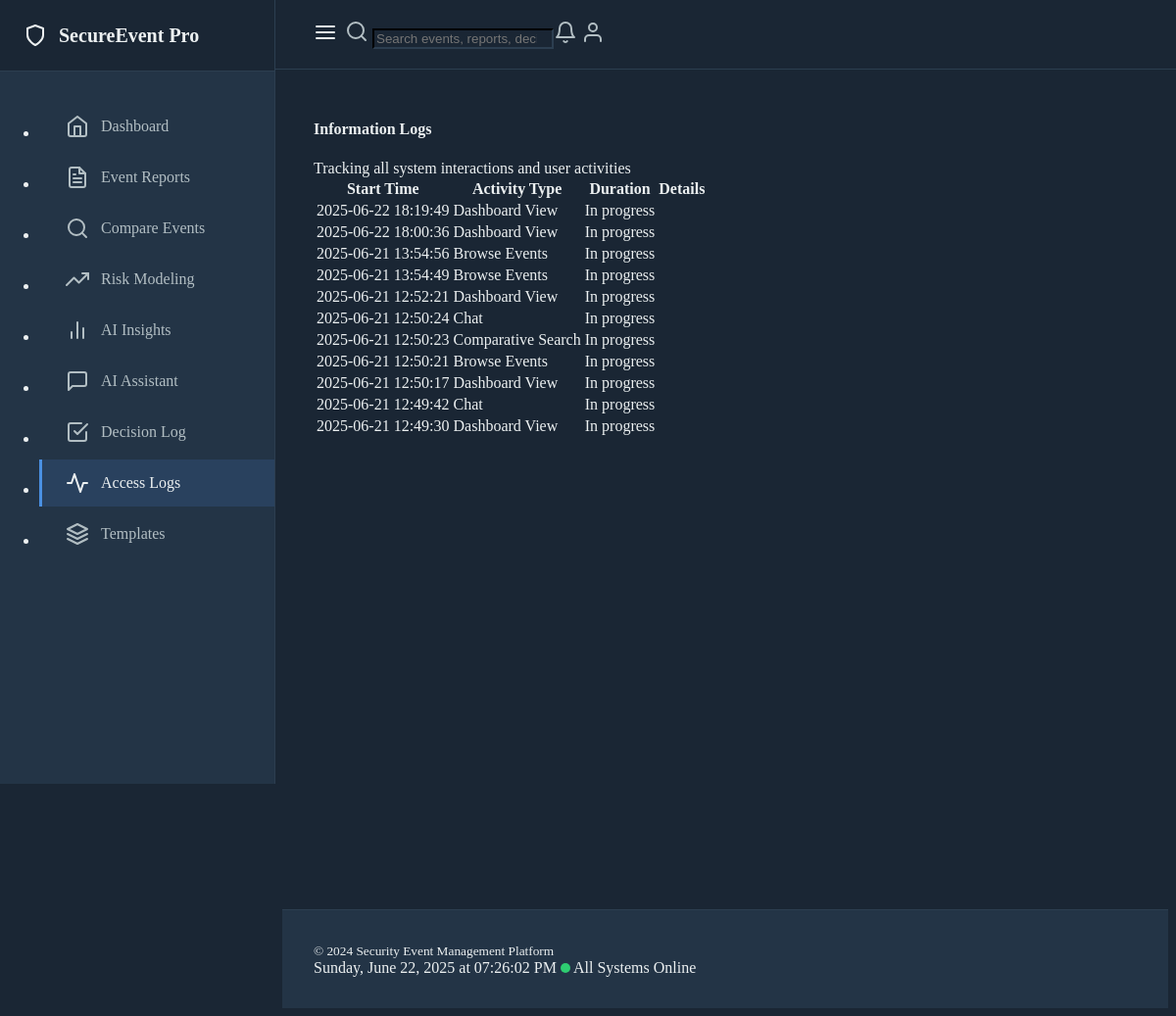
/access_logs, run on an earlier commit of the app's database.
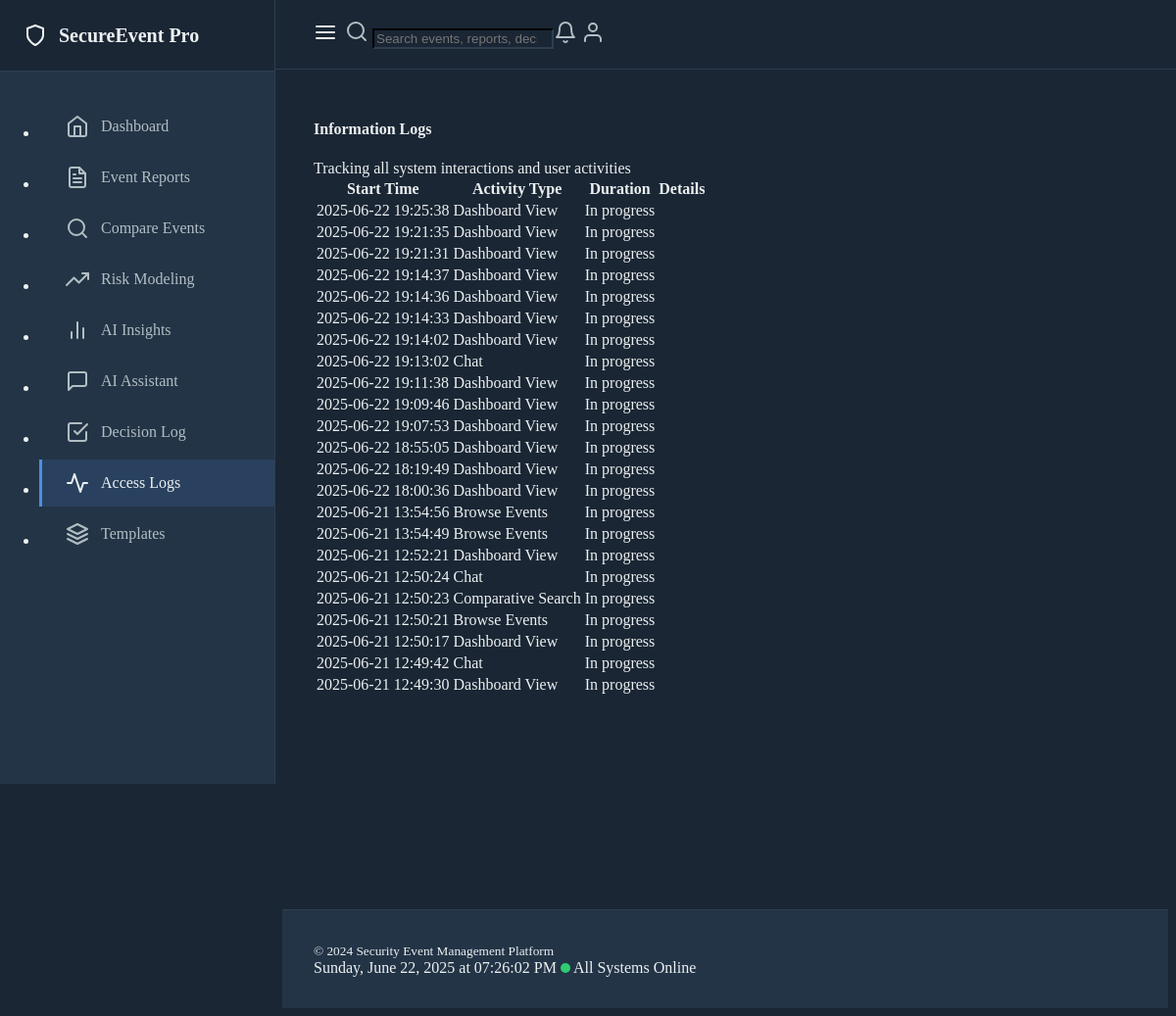
And on a later commit of the database.
### models.py (models this page shows, shortened)
class ActivityLog(db.Model):
    id = db.Column(db.Integer, primary_key=True)
    event_report_id = db.Column(db.Integer, db.ForeignKey('event_report.id'), nullable=True)
    activity_type = db.Column(db.String(50), nullable=False)
    started_at = db.Column(db.DateTime, default=datetime.utcnow)
    ended_at = db.Column(db.DateTime)
    duration_seconds = db.Column(db.Integer)
    user_identifier = db.Column(db.String(100))
    session_id = db.Column(db.String(100))
    search_query = db.Column(db.String(500))
    filters_applied = db.Column(db.JSON, default=dict)
    interaction_details = db.Column(db.JSON, default=dict)
    related_resources = db.Column(db.JSON, default=list)
    user_decisions = db.Column(db.JSON, default=list)
    notes = db.Column(db.Text)

### routes.py (the view)
@app.route("/access_logs")
def view_access_logs():
    logs = ActivityLog.query.order_by(ActivityLog.started_at.desc()).all()
    return render_template("access_log.html", logs=logs)

### routes.py (called while the page is built)
@app.before_request
def before_request():
    g.start_time = datetime.utcnow()
    g.activity_log = None

@app.after_request
def after_request(response):
    if hasattr(g, "activity_log") and g.activity_log:
        end_activity_tracking(g.activity_log)
    return response

### templates/access_log.html (shortened to what this page needs)
{% extends "base.html" %}
{% block content %}
<div class="container">
    <div class="d-flex justify-content-between align-items-center mb-4">
        <h4 class="mb-0">Information Logs</h4>
        <div class="text-muted">
            Tracking all system interactions and user activities
        </div>
    </div>
    <div class="table-responsive">
        <table class="table table-hover">
            <thead>
                <tr>
                    <th>Start Time</th>
                    <th>Activity Type</th>
                    <th>Duration</th>
                    <th>Details</th>
                </tr>
            </thead>
            <tbody>
                {% for log in logs %}
                <tr>
                    <td>{{ log.started_at.strftime('%Y-%m-%d %H:%M:%S') }}</td>
                    <td>
                        <span class="badge bg-{{ 'primary' if log.activity_type == 'view_report' else 'info' if log.activity_type == 'search' else 'secondary' }}">
                            {{ log.activity_type|replace('_', ' ')|title }}
                        </span>
                    </td>
                    <td>
                        {% if log.duration_seconds %}
                            {{ log.duration_seconds }} seconds
                        {% else %}
                            In progress
                        {% endif %}
                    </td>
                    <td>
                    </td>
                </tr>
                {% endfor %}
            </tbody>
        </table>
    </div>
</div>
{% endblock %}

### templates/base.html (shortened to what this page needs)
<!DOCTYPE html>
<html lang="en" data-bs-theme="dark">
<head>
    <link href="https://cdn.replit.com/agent/bootstrap-agent-dark-theme.min.css" rel="stylesheet">
    <link href="https://cdn.jsdelivr.net/npm/feather-icons/dist/feather.min.css" rel="stylesheet">
</head>
<body>
    <div class="sidebar" id="sidebar">
        <div class="sidebar-header">
            <a href="/" class="sidebar-brand">
                <i data-feather="shield"></i>
                <span>SecureEvent Pro</span>
            </a>
        </div>
        <nav class="sidebar-nav">
            <ul class="nav flex-column">
                <li class="nav-item">
                    <a class="nav-link {{ 'active' if request.endpoint == 'dashboard' }}" href="{{ url_for('dashboard') }}">
                        <i data-feather="home"></i>
                        <span>Dashboard</span>
                    </a>
                </li>
                <li class="nav-item">
                    <a class="nav-link {{ 'active' if request.endpoint == 'index' }}" href="{{ url_for('index') }}">
                        <i data-feather="file-text"></i>
                        <span>Event Reports</span>
                    </a>
                </li>
                <li class="nav-item">
                    <a class="nav-link {{ 'active' if request.endpoint == 'comparative_search' }}" href="{{ url_for('comparative_search') }}">
                        <i data-feather="search"></i>
                        <span>Compare Events</span>
                    </a>
                </li>
                <li class="nav-item">
                    <a class="nav-link {{ 'active' if request.endpoint == 'modeling' }}" href="{{ url_for('modeling') }}">
                        <i data-feather="trending-up"></i>
                        <span>Risk Modeling</span>
                    </a>
                </li>
                <li class="nav-item">
                    <a class="nav-link {{ 'active' if request.endpoint == 'insights' }}" href="{{ url_for('insights') }}">
                        <i data-feather="bar-chart-2"></i>
                        <span>AI Insights</span>
                    </a>
                </li>
                <li class="nav-item">
                    <a class="nav-link {{ 'active' if request.endpoint == 'chat' }}" href="{{ url_for('chat') }}">
                        <i data-feather="message-square"></i>
                        <span>AI Assistant</span>
                    </a>
                </li>
                <li class="nav-item">
                    <a class="nav-link {{ 'active' if request.endpoint == 'decision_log' }}" href="{{ url_for('decision_log') }}">
                        <i data-feather="check-square"></i>
                        <span>Decision Log</span>
                    </a>
                </li>
                <li class="nav-item">
                    <a class="nav-link {{ 'active' if request.endpoint == 'view_access_logs' }}" href="{{ url_for('view_access_logs') }}">
                        <i data-feather="activity"></i>
                        <span>Access Logs</span>
                    </a>
                </li>
                <li class="nav-item">
                    <a class="nav-link {{ 'active' if request.endpoint == 'list_templates' }}" href="{{ url_for('list_templates') }}">
                        <i data-feather="layers"></i>
                        <span>Templates</span>
                    </a>
                </li>
            </ul>
        </nav>
    </div>
    <div class="flex-grow-1">
        <header class="top-header" id="topHeader">
            <button class="sidebar-toggle-btn" id="sidebarToggle">
                <i data-feather="menu"></i>
            </button>
            <div class="header-search flex-grow-1 mx-3 mx-md-4">
                <form class="d-flex" role="search">
                    <div class="input-group">
                        <span class="input-group-text bg-transparent border-end-0" id="search-addon"><i data-feather="search"></i></span>
                        <input class="form-control border-start-0" type="search" placeholder="Search events, reports, decisions..." aria-label="Search" aria-describedby="search-addon">
                    </div>
                </form>
            </div>
            <div class="header-actions d-flex align-items-center gap-3">
                <a href="#" class="nav-link"><i data-feather="bell"></i></a>
                <a href="#" class="nav-link"><i data-feather="user"></i></a>
            </div>
        </header>
        <main class="main-content" id="mainContent">
            {% block content %}{% endblock %}
        </main>
        <footer class="footer" id="footer">
            <div class="container-fluid d-flex justify-content-between align-items-center">
                <small>&copy; 2024 Security Event Management Platform</small>
                <div class="d-flex align-items-center gap-3">
                    <span id="current-date-time"></span>
                    <span class="status-indicator"></span>
                    <span>All Systems Online</span>
                </div>
            </div>
        </footer>
    </div>
</body>
</html>

### templates/base.html (style rules this page uses)
:root { --primary-color: #4A90E2; --secondary-color: #2C3E50; --accent-color: #3498DB; --background-dark: #1A2634; --card-bg: #233446; --text-primary: #ECF0F1; --text-secondary: #B2BEC3; }
body { background-color: var(--background-dark); color: var(--text-primary); }
.nav-link.active { color: var(--primary-color) !important; }
.footer { background-color: var(--card-bg); border-color: var(--secondary-color); }
.nav-link { font-weight: 500; }
.nav-link.active { color: var(--bs-primary) !important; }
.footer { margin-top: 4rem; margin-left: 280px; padding: 2rem; background: var(--card-bg); border-top: 1px solid var(--secondary-color); transition: margin-left 0.3s ease; }
.sidebar-toggle-btn { background: none; border: none; color: var(--text-primary); font-size: 1.25rem; padding: 0.5rem; cursor: pointer; border-radius: 4px; transition: background-color 0.2s ease; }
.main-content { min-height: calc(100vh - 280px); padding: 2rem 0; margin-left: 280px; transition: margin-left 0.3s ease; }
.sidebar { position: fixed; top: 0; left: 0; height: 100vh; width: 280px; background-color: var(--card-bg); border-right: 1px solid var(--secondary-color); z-index: 1000; overflow-y: auto; transition: all 0.3s ease; }
.sidebar-header { padding: 1.5rem; border-bottom: 1px solid var(--secondary-color); background-color: var(--background-dark); }
.sidebar-brand { display: flex; align-items: center; gap: 0.75rem; font-size: 1.25rem; font-weight: 600; color: var(--text-primary); text-decoration: none; }
.sidebar-nav { padding: 1rem 0; }
.sidebar-nav .nav-item { margin-bottom: 0.25rem; }
.sidebar-nav .nav-link { display: flex; align-items: center; gap: 0.75rem; padding: 0.75rem 1.5rem; color: var(--text-secondary); text-decoration: none; transition: all 0.2s ease; border-left: 3px solid transparent; white-space: nowrap; }
.sidebar-nav .nav-link.active { background-color: rgba(74, 144, 226, 0.15); color: var(--primary-color); border-left-color: var(--primary-color); }
.header-search .form-control { background-color: var(--background-dark); border-color: var(--secondary-color); color: var(--text-primary); }
.header-search .input-group-text { border-color: var(--secondary-color); color: var(--text-secondary); }
.header-actions .nav-link { color: var(--text-secondary); }
.status-indicator { display: inline-block; width: 10px; height: 10px; background-color: #2ECC71; border-radius: 50%; animation: pulse 2s infinite; }
.top-header { position: fixed; top: 0; left: 280px; right: 0; height: 70px; background-color: var(--background-dark); border-bottom: 1px solid var(--secondary-color); z-index: 999; display: flex; align-items: center; padding: 0 2rem; transition: left 0.3s ease; }
.main-content { margin-top: 70px; margin-left: 280px; min-height: calc(100vh - 70px); padding: 2rem; transition: margin-left 0.3s ease; }
.badge { font-weight: 500; }

What changed in the data, as far as the page shows it:
added ActivityLog: started_at "2025-06-22 19:25:38", activity_type "Dashboard View", duration_seconds "In progress"
added ActivityLog: started_at "2025-06-22 19:21:35", activity_type "Dashboard View", duration_seconds "In progress"
added ActivityLog: started_at "2025-06-22 19:21:31", activity_type "Dashboard View", duration_seconds "In progress"
added ActivityLog: started_at "2025-06-22 19:14:37", activity_type "Dashboard View", duration_seconds "In progress"
added ActivityLog: started_at "2025-06-22 19:14:36", activity_type "Dashboard View", duration_seconds "In progress"
added ActivityLog: started_at "2025-06-22 19:14:33", activity_type "Dashboard View", duration_seconds "In progress"
added ActivityLog: started_at "2025-06-22 19:14:02", activity_type "Dashboard View", duration_seconds "In progress"
added ActivityLog: started_at "2025-06-22 19:13:02", activity_type "Chat", duration_seconds "In progress"
added ActivityLog: started_at "2025-06-22 19:11:38", activity_type "Dashboard View", duration_seconds "In progress"
added ActivityLog: started_at "2025-06-22 19:09:46", activity_type "Dashboard View", shows "In progress"
added ActivityLog: started_at "2025-06-22 19:07:53", activity_type "Dashboard View", shows "In progress"
added ActivityLog: started_at "2025-06-22 18:55:05", activity_type "Dashboard View", duration_seconds "In progress"
